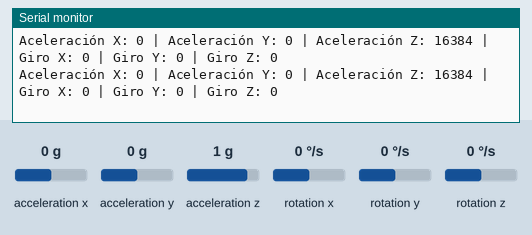
This sketch was run on a simulated ESP32. Shown: the last lines printed to the serial monitor. The test bench sets the inputs (shaded band); at power-on: acceleration x 0 g, acceleration y 0 g, acceleration z 1 g, rotation x 0 °/s, rotation y 0 °/s, rotation z 0 °/s.

Above: at 1.2 s.
1.3 s: acceleration x set to -1.4 g
At 1.39 s:
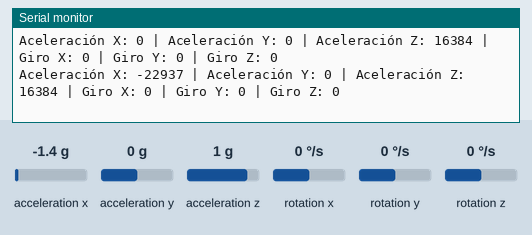
2.8 s: acceleration y set to -1.4 g
At 2.89 s:
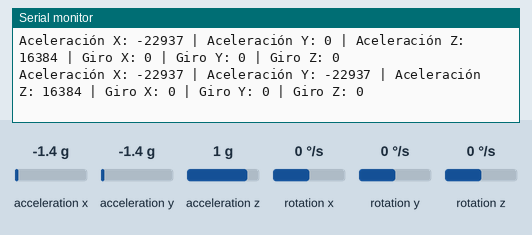
4.3 s: acceleration z set to -1.4 g
At 4.39 s:
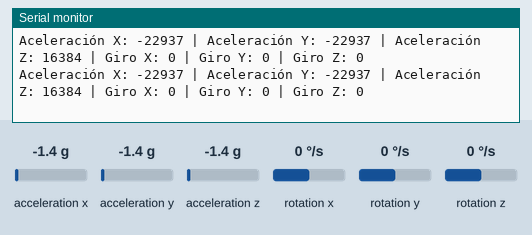
7.3 s: acceleration x set to 0 g
At 7.3 s:
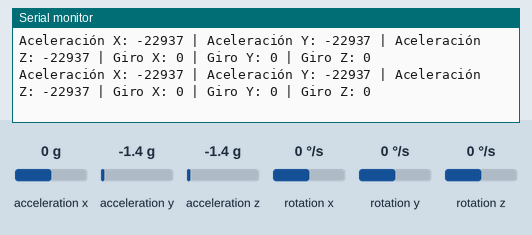
10.3 s: acceleration y set to 0.8 g
At 10.3 s:
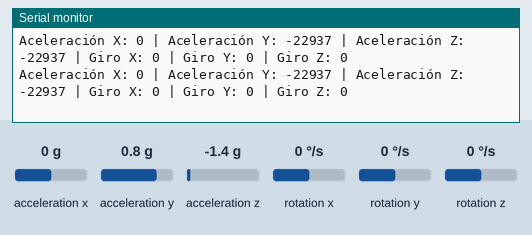
13.3 s: acceleration y set to -0.8 g
At 13.3 s:
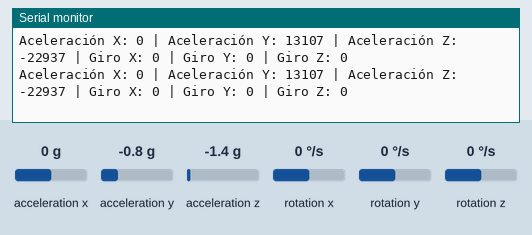
Timing chart, 0 to 16.3 s (numbered marks = the images above; inputs shaded):
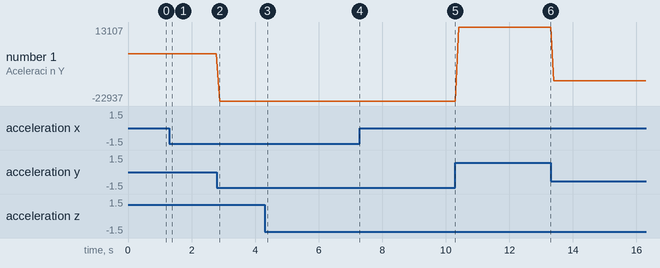

The sketch:

MPUAcelerometroTest.ino
```cpp
#include <Wire.h>
#include <MPU6050.h>

MPU6050 mpu6050;

void setup() {
  Serial.begin(115200);
  Wire.begin(12, 14); // SDA y SCL para ESP32
  mpu6050.initialize();

}


void loop() {
  int16_t ax, ay, az, gx, gy, gz;
  mpu6050.getMotion6(&ax, &ay, &az, &gx, &gy, &gz);

  Serial.print("Aceleración X: ");
  Serial.print(ax);
  Serial.print(" | Aceleración Y: ");
  Serial.print(ay);
  Serial.print(" | Aceleración Z: ");
  Serial.print(az);
  Serial.print(" | Giro X: ");
  Serial.print(gx);
  Serial.print(" | Giro Y: ");
  Serial.print(gy);
  Serial.print(" | Giro Z: ");
  Serial.println(gz);

  delay(100);
}
```

Measured:
- after the input at 1.3 s, the serial monitor: prints a new line after 0.09 s (image 1)
- after the input at 2.8 s, the serial monitor: prints a new line after 0.09 s (image 2)
- plotted number 1: -22937 → 13107 after the input at 10.3 s, 13107 → -13107 after the input at 13.3 s
